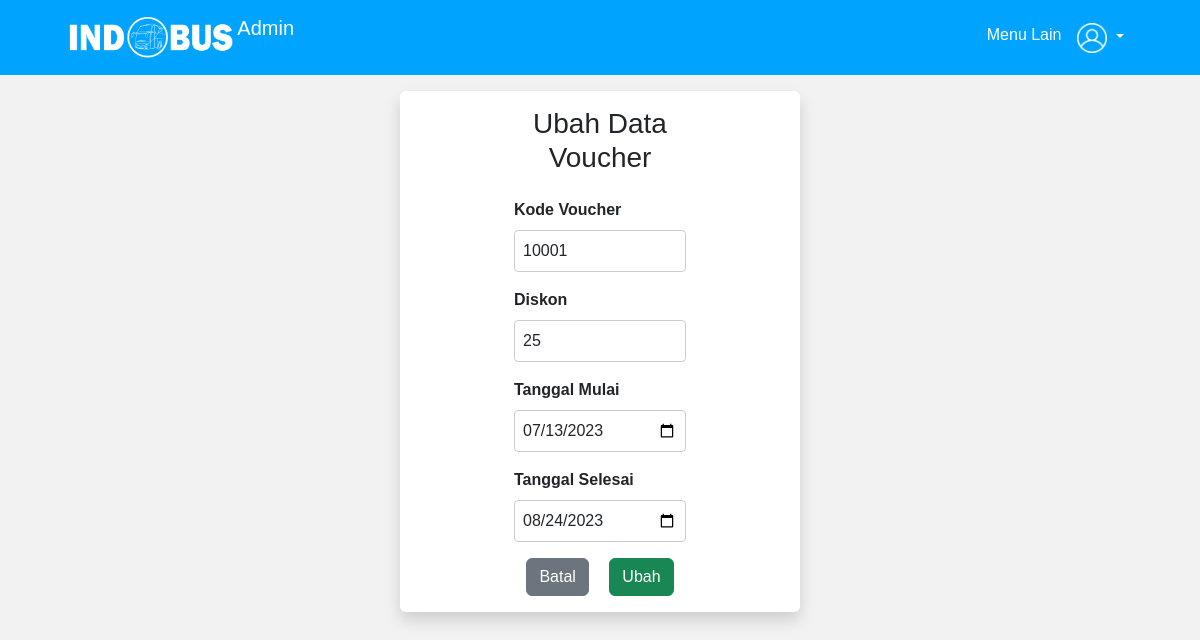
Page /User/admin/edit_voucher.php?id=10001 on the committed database.
### tables this page shows
CREATE TABLE `voucher` (
  `id_voucher` int(11) NOT NULL,
  `diskon` int(11) NOT NULL,
  `tanggal_mulai` date NOT NULL,
  `tanggal_selesai` date NOT NULL
);

### User/admin/edit_voucher.php (the view, shortened to what this page needs)
<!DOCTYPE html>
<html>
<head>
    <link href="https://cdn.jsdelivr.net/npm/bootstrap@5.3.0/dist/css/bootstrap.min.css" rel="stylesheet">
</head>
<body>
<header>
        <nav class="navbar navbar-expand-lg navbar-dark p-2" style="background-color: rgb(0, 164, 255);">
            <div class="container-fluid">
                <a class="navbar-brand ps-5" href="datamitra.php">
                    <img src="Asset 1.png" alt="Logo" height="45" class="d-inline-block align-text-top">
                    Admin
                </a>
                <div class="collapse navbar-collapse justify-content-end" id="nav">
                    <ul class="navbar-nav me-5">
                        <li class="nav-item">
                            <a href="#" class="nav-link active" data-bs-toggle="offcanvas" data-bs-target="#offcanvasWithBothOptions" aria-controls="offcanvasWithBothOptions">Menu Lain</a>
                        </li>
                        <li class="nav-item dropdown">
                            <a class="nav-link dropdown-toggle active" href="#" role="button" data-bs-toggle="dropdown" aria-expanded="false">
                                <img src="user.png" width="30px" alt="Account">
                            </a>
                        </li>
                    </ul>
                </div>
            </div>
        </nav>
    </header>
    <?php
    include 'koneksi.php';
    $id_voucher = $_GET['id'];
    $data = mysqli_query($koneksi, "SELECT * FROM voucher WHERE id_voucher='$id_voucher'");
    while ($d = mysqli_fetch_array($data)) {
    ?>
        <form method="post" action="update_voucher.php">
            <div class="container mt-3 mb-3 shadow p-3 mb-3 bg-body rounded">
                <div class="row justify-content-center">
                    <div class="col-6">
                        <h3 class="text-center mb-4">Ubah Data Voucher</h3>
                        <div class="mb-3">
                            <label for="id_voucher" class="form-label">Kode Voucher</label>
                            <input type="text" class="form-control" id="id_voucher" name="id_voucher" value="<?php echo $d['id_voucher']; ?>" required>
                        </div>
                        <div class="mb-3">
                            <label for="diskon" class="form-label">Diskon</label>
                            <input type="text" class="form-control" id="diskon" name="diskon" value="<?php echo $d['diskon']; ?>" required>
                        </div>
                        <div class="mb-3">
                            <label for="tanggal_mulai" class="form-label">Tanggal Mulai</label>
                            <input type="date" class="form-control" id="tanggal_mulai" name="tanggal_mulai" value="<?php echo $d['tanggal_mulai']; ?>" required>
                        </div>
                        <div class="mb-3">
                            <label for="tanggal_selesai" class="form-label">Tanggal Selesai</label>
                            <input type="date" class="form-control" id="tanggal_selesai" name="tanggal_selesai" value="<?php echo $d['tanggal_selesai']; ?>" required>
                        </div>
                        <div class="text-center">
                            <a href="data_voucher.php" class="btn btn-secondary">Batal</a>
                            <button type="submit" class="btn btn-success ms-3">Ubah</button>
                        </div>
                    </div>
                </div>
            </div>
        </form>
    <?php
    }
    ?>
</body>
</html>

### User/admin/edit_voucher.php (style rules this page uses)
body { font-family: Arial, sans-serif; background-color: #f2f2f2; }
.container { max-width: 400px; margin: 0 auto; background-color: #fff; padding: 20px; border-radius: 5px; box-shadow: 0 2px 5px rgba(0, 0, 0, 0.1); }
label { display: block; font-weight: bold; margin-bottom: 5px; }
input[type="text"], input[type="number"], input[type="date"] { width: 100%; padding: 8px; border: 1px solid #ccc; border-radius: 4px; box-sizing: border-box; }

### rows in the picture
voucher: id_voucher "10001", diskon "25", tanggal_mulai "07/13/2023", tanggal_selesai "08/24/2023"
